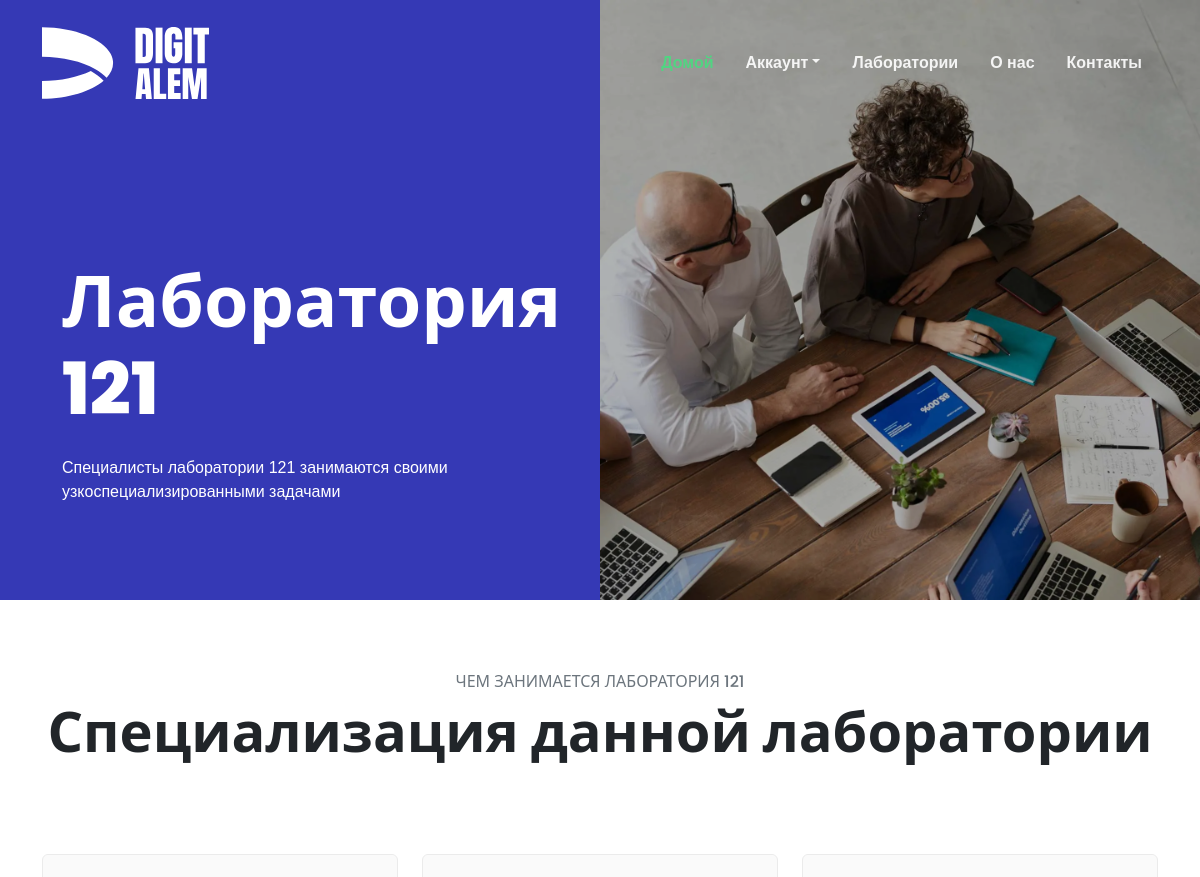
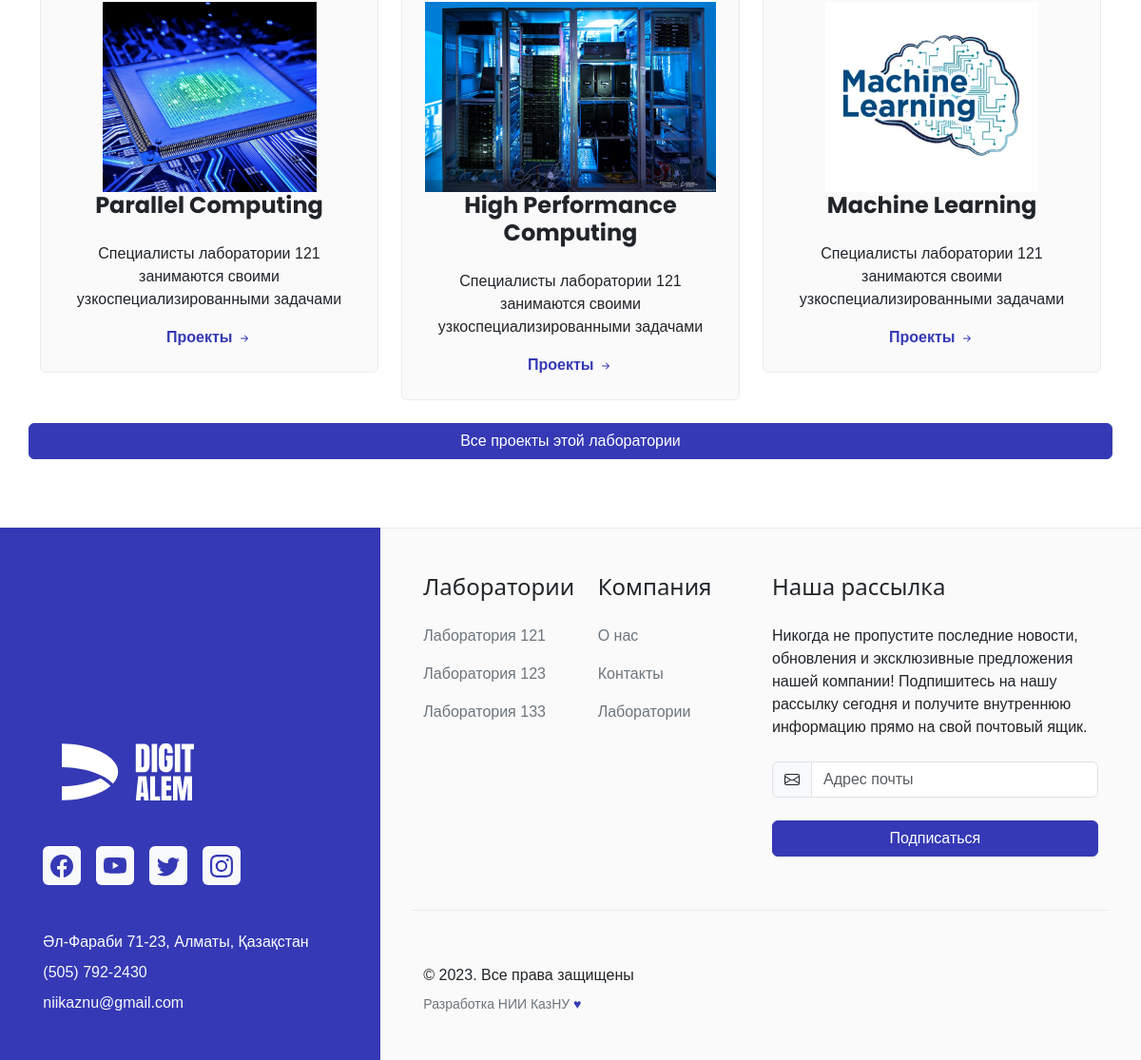
/how/lab121/, run on the app's committed database (2 pictures, top to bottom).
### digitapp/models.py (models this page shows, shortened)
class Lab(models.Model):
    name = models.CharField(max_length=100)
    description = models.TextField()
    fields = models.ManyToManyField('Field', related_name='lab')
    image = models.ImageField()
    slug = models.SlugField(max_length=100, unique=True, db_index=True, blank=True)

class Field(models.Model):
    name = models.CharField(max_length=100)
    description = models.TextField()
    image = models.ImageField()
    slug = models.SlugField(max_length=100, unique=True, db_index=True, blank=True)
    def __str__(self):
        return self.name

### digitapp/views.py (the view)
# urls.py: path('how/<slug:lab_slug>/', lab, name='lab'),
def lab(request, lab_slug):
    lab = Lab.objects.get(slug=lab_slug)
    lab_fields = lab.fields.all()
    context = {
        'lab': lab,
        'lab_fields': lab_fields
    }
    return render(request, 'lab.html', context)

### digitapp/context_processors.py (called while the page is built)
def labs(request):
    return {'labs': Lab.objects.all()}

### digitapp/templates/lab.html
{% extends 'base.html' %}
{% load static %}
{% block nav %}
<section class="bg-primary" data-bs-theme="dark">
  <div class="container-fluid overflow-hidden">
    <div class="row">
      <div class="col-12 col-md-6 order-1 order-md-0 align-self-md-end">
        <div class="row py-3 py-sm-5 py-xl-9 bsb-section-mt-md-1 justify-content-sm-center">
          <div class="col-12 col-sm-10">
            <h1 class="display-2 fw-bolder mb-4 text-white">{{lab.name}}</h1>
            <div class="row">
              <div class="col-12 col-xxl-8">
                <p class="fs-5 mb-0 text-secondary">{{lab.description|safe}}</p>
              </div>
            </div>
          </div>
        </div>
      </div>
      <div class="col-12 col-md-6 p-0">
        <figure class="bsb-overlay-figure w-100 h-100 m-0" style="--bsb-overlay-figure-opacity: .3">
          <img class="img-fluid w-100 h-100 object-fit-cover" loading="lazy" src="{% static 'assets/img/hero/service-img-1.webp' %}" alt="">
        </figure>
      </div>
    </div>
  </div>
</section>
{% endblock nav %}
{% block main %}
<section class="py-5 py-xl-8 bsb-section-py-xxl-1">
  <div class="container mb-5 mb-md-6 mb-xl-10">
    <div class="row justify-content-md-center">
      <div class="col-12 text-center">
        <h3 class="fs-6 text-secondary mb-2 text-uppercase">Чем занимается {{lab.name}}</h3>
        <h2 class="display-4 fw-bold mb-0">Специализация данной лаборатории</h2>
      </div>
    </div>
  </div>
  <div class="container overflow-hidden">
    <div class="row gy-4 gy-md-0 gx-xxl-5">
      {% for f in lab_fields %}
      <div class="col-12 col-md-4">
        <div class="card bsb-tpl-bg-lotion bsb-tpl-border-lg-cyan">
          <div class="card-body text-center p-4 p-xxl-5">
            <img style="height:200px;" class="img-fluid bsb-scale bsb-hover-scale-up" loading="lazy" src="{{f.image.url}}" alt="Business">
            <h4 class="fw-bold mb-4">{{f}}</h4>
            <p class="mb-4 text-secondary">{{lab.description|safe}}</p>
            <a href="{% url 'projects' lab.slug f.slug %}" class="fw-bold text-decoration-none link-primary">
              Проекты
              <svg xmlns="http://www.w3.org/2000/svg" width="16" height="16" fill="currentColor" class="bi bi-arrow-right-short" viewBox="0 0 16 16">
                <path fill-rule="evenodd" d="M4 8a.5.5 0 0 1 .5-.5h5.793L8.146 5.354a.5.5 0 1 1 .708-.708l3 3a.5.5 0 0 1 0 .708l-3 3a.5.5 0 0 1-.708-.708L10.293 8.5H4.5A.5.5 0 0 1 4 8z" />
              </svg>
            </a>
          </div>
        </div>
      </div>
      {% endfor %}
      <a href="{% url 'all_projects' lab.slug %}" class="btn btn-primary mt-4">Все проекты этой лаборатории</a>
    </div>
  </div>
</section>
{% endblock main %}

### digitapp/templates/base.html (shortened to what this page needs)
{% load static %}
<!doctype html>
<html lang="ru">
<head>
  <link rel="stylesheet" href="{% static 'assets/css/palette-bsb.css' %}">
</head>
<body>
  <header id="header">
    <nav class="navbar navbar-expand-lg bsb-navbar bsb-navbar-hover bsb-navbar-caret bsb-tpl-navbar-float bsb-tpl-navbar-sticky" data-bs-theme="dark" data-bsb-stuck-bg="bg-primary" data-bsb-stuck-theme="dark">
      <div class="container">
        <a class="navbar-brand" href="{% url 'index' %}">
          <img src="{% static 'assets/img/branding/Logo_RGB_white.svg' %}" class="bsb-tpl-logo" alt="">
        </a>
        <div class="offcanvas offcanvas-end bg-primary" tabindex="-1" id="offcanvasNavbar" aria-labelledby="offcanvasNavbarLabel">
          <div class="offcanvas-body">
            <ul id="bsb-tpl-navbar" class="navbar-nav justify-content-end flex-grow-1">
              <li class="nav-item">
                <a class="nav-link active" aria-current="page" href="{% url 'index' %}">Домой</a>
              </li>
              <li class="nav-item dropdown" data-bs-theme="light">
                <a class="nav-link dropdown-toggle" href="#!" id="blogDropdown" role="button" data-bs-toggle="dropdown" aria-expanded="false">Аккаунт</a>
              </li>
              <li class="nav-item">
                <a class="nav-link" href="{% url 'how' %}">Лаборатории</a>
              </li>
              <li class="nav-item">
                <a class="nav-link" href="{% url 'about' %}">О нас</a>
              </li>
              <li class="nav-item">
                <a class="nav-link" href="{% url 'contacts' %}">Контакты</a>
              </li>
            </ul>
          </div>
        </div>
      </div>
    </nav>
    {% block nav %}
    {% endblock nav %}
  </header>
  {% block main %}
  {% endblock main %}
  <footer class="footer">
    <section>
      <div class="container-fluid">
        <div class="row">
          <div class="col-12 col-lg-4 bg-primary py-4 py-md-5 py-xxl-8">
            <div class="row h-100 align-items-end justify-content-center">
              <div class="col-12 col-md-11 col-xl-10">
                <div class="footer-logo-wrapper">
                  <a href="{% url 'index' %}">
                    <img src="{% static 'assets/img/branding/Logo_RGB_white.svg' %}" alt="" width="179" height="60">
                  </a>
                </div>
                <div class="social-media-wrapper mt-5">
                  <ul class="nav">
                    <li class="nav-item me-3">
                      <a class="nav-link link-primary p-2 bg-light rounded" href="#!">
                      </a>
                    </li>
                    <li class="nav-item me-3">
                      <a class="nav-link link-primary p-2 bg-light rounded" href="#!">
                      </a>
                    </li>
                    <li class="nav-item me-3">
                      <a class="nav-link link-primary p-2 bg-light rounded" href="#!">
                      </a>
                    </li>
                    <li class="nav-item">
                      <a class="nav-link link-primary p-2 bg-light rounded" href="#!">
                      </a>
                    </li>
                  </ul>
                </div>
                <div class="address-wrapper mt-5">
                  <address class="mb-2 text-white">Әл-Фараби 71-23, Алматы, Қазақстан</address>
                  <p class="mb-2">
                    <a class="link-light text-decoration-none" href="tel:+15057922430">(505) 792-2430</a>
                  </p>
                  <p class="mb-0">
                    <a class="link-light text-decoration-none" href="mailto:niikaznu@gmail.com">niikaznu@gmail.com</a>
                  </p>
                </div>
              </div>
            </div>
          </div>
          <div class="col-12 col-lg-8 bsb-tpl-bg-lotion border-top bsb-tpl-border-lg-cyan py-4 py-md-5 py-xxl-8">
            <div class="row justify-content-center">
              <div class="col-12 col-md-11 col-xxl-10">
                <div class="row gy-4 gy-sm-0">
                  <div class="col-6 col-sm-3">
                    <div class="widget">
                      <h4 class="widget-title mb-4">Лаборатории</h4>
                      <ul class="list-unstyled">
                        {% for lab in labs %}
                        <li class="mb-3">
                          <a href="{% url 'lab' lab.slug %}" class="link-secondary text-decoration-none">{{lab.name}}</a>
                        </li>
                        {% endfor %}
                      </ul>
                    </div>
                  </div>
                  <div class="col-6 col-sm-3">
                    <div class="widget">
                      <h4 class="widget-title mb-4">Компания</h4>
                      <ul class="list-unstyled">
                        <li class="mb-3">
                          <a href="{% url 'about' %}" class="link-secondary text-decoration-none">О нас</a>
                        </li>
                        <li class="mb-3">
                          <a href="{% url 'contacts' %}" class="link-secondary text-decoration-none">Контакты</a>
                        </li>
                        <li class="mb-3">
                          <a href="{% url 'how' %}" class="link-secondary text-decoration-none">Лаборатории</a>
                        </li>
                      </ul>
                    </div>
                  </div>
                  <div class="col-12 col-sm-6">
                    <div class="widget">
                      <h4 class="widget-title mb-4">Наша рассылка</h4>
                      <p class="mb-4">Никогда не пропустите последние новости, обновления и эксклюзивные предложения нашей компании! Подпишитесь на нашу рассылку сегодня и получите внутреннюю информацию прямо на свой почтовый ящик.</p>
                      <form action="{% url 'mailing_form' %}" method="POST">
                        <div class="row gy-4">
                          <div class="col-12">
                            <div class="input-group">
                              <span class="input-group-text" id="email-newsletter-addon">
                              </span>
                              <input type="email" name="email" class="form-control" id="email-newsletter" value="" placeholder="Адрес почты" aria-label="email-newsletter" aria-describedby="email-newsletter-addon" required>
                            </div>
                          </div>
                          <div class="col-12">
                            <div class="d-grid">
                              <button class="btn btn-primary" type="submit">Подписаться</button>
                            </div>
                          </div>
                        </div>
                      </form>
                    </div>
                  </div>
                </div>
                <div class="row mt-6 border-top border-light-subtle">
                  <div class="footer-copyright-wrapper mt-6">
                    &copy; 2023. Все права защищены
                  </div>
                  <div class="credits text-secondary mt-2 fs-7">
                    Разработка НИИ КазНУ <span class="text-primary">&#9829;</span>
                  </div>
                </div>
              </div>
            </div>
          </div>
        </div>
      </div>
    </section>
  </footer>
</body>
</html>

### data on the page
Lab: name "Лаборатория 121", description "Специалисты лаборатории 121 занимаются своими узкоспециализированными задачами", name "ЛАБОРАТОРИЯ 121"
Field: image (picture), name "Parallel Computing"
Field: image (picture), name "High Performance Computing"
Field: image (picture), name "Machine Learning"
Lab: name "Лаборатория 123"
Lab: name "Лаборатория 133"
